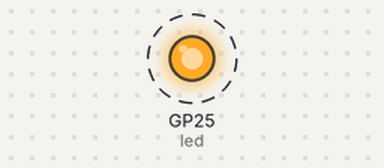
The program below on a simulated Raspberry Pi Pico running MicroPython. Shown: output pins drawn as LEDs (lit = HIGH). Dashed ring = blinking.

Above: at 0.2 s.
Timing chart, 0 to 3.0 s (numbered marks = the images above):
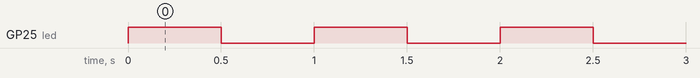

Measured:
- by itself, GP25 (led): alternates HIGH for 0.50 s and LOW for 0.50 s

The program:

blink.py
```python
# File : blink.py
# Simple blink program
# https://docs.micropython.org/en/latest/library/machine.Pin.html
# philippe.camus@hepl.be
# 7/8/2022

from machine import Pin
import utime

#led = Pin(25, Pin.OUT) # on-board LED on Pico
led = Pin("LED", Pin.OUT) # on-board LED Pico W

while True:
    led.toggle() # change the state of the output
    utime.sleep_ms(500) # 500 ms of delay

# while True:
#     led.value(1)
#     utime.sleep_ms(500)
#     led.value(0)
#     utime.sleep_ms(500)

# while True:
#     led.high()
#     utime.sleep_ms(500)
#     led.low()
#     utime.sleep_ms(500)    
```
